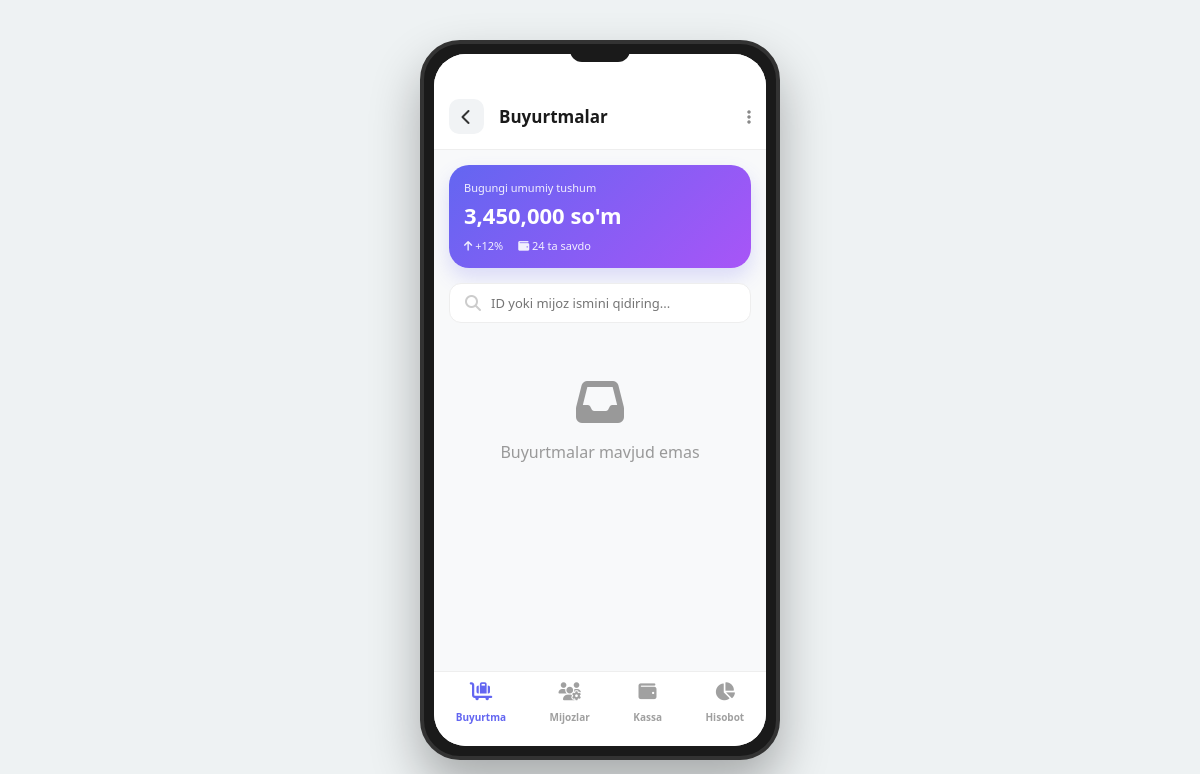
The app's page /buyurtma_admin/, older data.
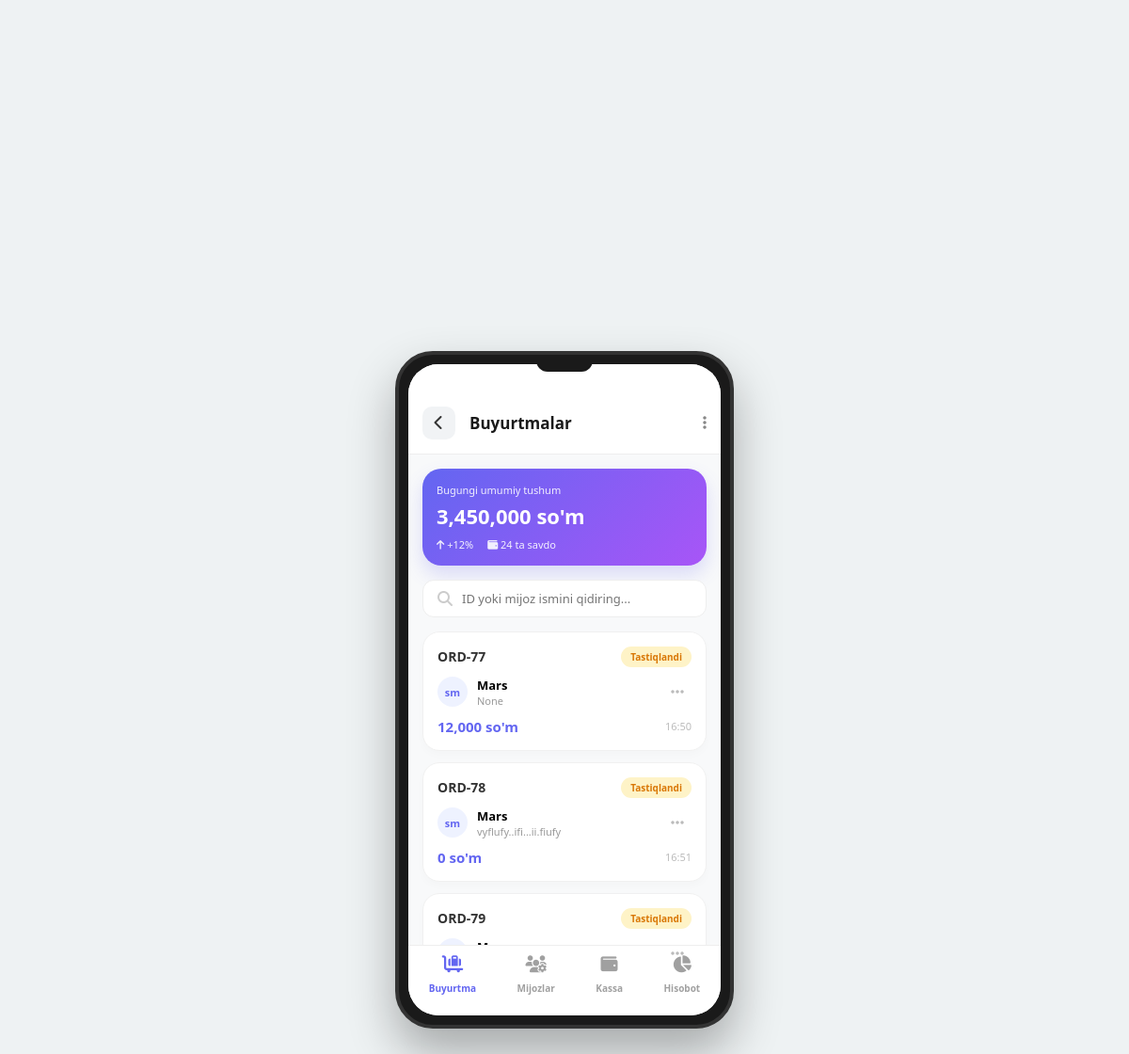
The same page, newer data.
### app/models.py (models this page shows, shortened)
class BaseCreatedModel(models.Model):
    created_at = models.DateTimeField(auto_now_add=True)
    updated_at = models.DateTimeField(auto_now=True)
    class Meta:
        abstract = True

class Order(BaseCreatedModel):
    class OrderStatusChoice(models.TextChoices):
        PENDING = 'Kutilmoqda', 'Kutilmoqda'          # Buyurtma tushdi, lekin hali ko'rilmadi
        CONFIRMED = 'Tasdiqlandi', 'Tasdiqlandi'     # Admin buyurtmani ko'rib, tasdiqladi
        PROCESSING = 'Tayyorlanmoqda', 'Tayyorlanmoqda' # Omborxonada qadoqlanmoqda
        SHIPPED = 'Yo‘lga chiqdi', 'Yo‘lga chiqdi'       # Kuryerga berildi yoki pochta yo'lida
        DELIVERED = 'Yetkazildi', 'Yetkazildi'      # Mijoz mahsulotni qabul qilib oldi
        CANCELLED = 'Bekor qilindi', 'Bekor qilindi'   # Mijoz yoki admin tomonidan bekor qilindi
        RETURNED = 'Qaytarildi', 'Qaytarildi'
    class PaymentMethodChoice(models.TextChoices):
        CASH = 'cash', 'Naqd pul'
        CARD = 'card', 'Plastik karta (Terminal)'
        CLICK = 'click', 'Click'
        PAYME = 'payme', 'Payme'
        UZUM = 'uzum', 'Uzum Bank'
    user = models.ForeignKey(Users, on_delete=models.CASCADE, related_name='orders')
    phone = models.CharField(max_length=20, blank=True, null=True)
    address = models.TextField(verbose_name="Zakar borishi kk bo'lgan manzil", blank=True, null=True)
    description = models.CharField(max_length=500, blank=True, null=True)
    is_status = models.CharField(
        max_length=30,
        choices=OrderStatusChoice.choices,
        default=OrderStatusChoice.PENDING
    )
    payment_method = models.CharField(
        max_length=20,
        choices=PaymentMethodChoice.choices,
        default=PaymentMethodChoice.CASH,
        verbose_name="To'lov usuli"
    )
    @property
    def total_order_price(self):
        return sum(item.item_total_price for item in self.items.all())

class Users(AbstractUser):
    class UserTypes(models.TextChoices):
        Admin = 'Admin', 'Admin'
        CLENT = 'Clent', 'Mijoz'
    avatar = models.ImageField(upload_to='avatar/', blank=True, null=True)
    user_type = models.CharField(max_length=500, choices=UserTypes.choices, default=UserTypes.CLENT)
    phone = models.CharField(max_length=50, blank=True, null=True)

class OrderItem(BaseCreatedModel):
    order = models.ForeignKey(Order, on_delete=models.CASCADE, related_name='items')
    product = models.ForeignKey(UzumProduct, on_delete=models.SET_NULL, related_name="order_items", null=True)
    price = models.BigIntegerField(help_text="Sotib olingan vaqtdagi narxi", editable=False)
    count = models.IntegerField(validators=[MinValueValidator(1)])
    @property
    def item_total_price(self):
        return self.price * self.count

### app/admin_viuw.py (the view)
# urls.py: path('buyurtma_admin/', buyurtma_admin, name='buyurtma_admin'),
def buyurtma_admin(request):
    order = Order.objects.all().order_by('created_at')
    return render(request, 'admin/buyurtma.html', {'orders': order})

### app/context_processors.py (called while the page is built)
def cart_item_count(request):
    count = 0
    if request.user.is_authenticated:
        count = ShopingModel.objects.filter(user=request.user).count()
    return {'cart_item_count': count}

### templates/admin/buyurtma.html (shortened to what this page needs)
{% load humanize %}
<!DOCTYPE html>
<html lang="uz">
<head>
  <link rel="stylesheet" href="https://cdnjs.cloudflare.com/ajax/libs/font-awesome/6.4.0/css/all.min.css" />
</head>
<body>
  <div class="phone">
    <div class="notch"></div>
    <div class="screen">
      <header class="header">
        <a href="{% url 'admin_home' %}" class="back-btn">
          <i class="fa-solid fa-chevron-left"></i>
        </a>
        <div class="header-title">Buyurtmalar</div>
        <i class="fa-solid fa-ellipsis-vertical" style="color: #888;"></i>
      </header>
      <div class="kassa-preview">
        <div>Bugungi umumiy tushum</div>
        <h2><span class="count-money" data-target="3450000">0</span> so'm</h2>
        <div style="margin-top: 8px; display: flex; gap: 15px;">
          <span><i class="fa-solid fa-arrow-up"></i> +<span class="count-percent" data-target="12">0</span>%</span>
          <span><i class="fa-solid fa-wallet"></i> <span class="count-simple" data-target="24">0</span> ta savdo</span>
        </div>
      </div>
      <div class="search-bar">
        <i class="fa-solid fa-magnifying-glass" style="color: #ccc;"></i>
        <input type="text" placeholder="ID yoki mijoz ismini qidiring...">
      </div>
      <div class="content">
        {% if orders %}
          {% for order in orders %}
            <a href="{% url 'buyurma_details' order.id %}" class="order-link">
              <div class="order-card">
                <div class="card-header">
                  <span class="order-id">ORD-{{ order.id }}</span>
                  <span class="status-pill">Tastiqlandi</span>
                </div>
                <div class="client-info">
                  <div class="avatar" style="background: #eef2ff; color: #6366f1;">sm</div>
                  <div>
                    <div style="font-size: 13px; font-weight: 700;">{{ order.user.username |capfirst }}</div>
                    <div style="font-size: 11px; color: #999;">{{ order.address }}</div>
                  </div>
                  <div class="more-options" style="margin-left: auto;" onclick="event.preventDefault(); event.stopPropagation(); toggleSheet()">
                     <i class="fa-solid fa-ellipsis"></i>
                  </div>
                </div>
                <div style="display: flex; justify-content: space-between; align-items: center; margin-top: 10px;">
                  <div class="price-tag">{{ order.total_order_price | intcomma}} so'm</div>
                  <div style="font-size: 11px; color: #bbb;">{{ order.created_at|date:"H:i" }}</div>
                </div>
              </div>
            </a>
          {% endfor %}
        {% else %}
          <div style="text-align: center; padding: 40px 20px; color: #999;">
            <i class="fa-solid fa-inbox" style="font-size: 48px; margin-bottom: 15px; display: block;"></i>
            <p>Buyurtmalar mavjud emas</p>
          </div>
        {% endif %}
      </div>
      <nav class="navbar">
        <a href="{% url 'buyurtma_admin' %}" class="nav-item active"><i class="fa-solid fa-cart-flatbed-suitcase"></i><span>Buyurtma</span></a>
        <a href="{% url 'mijozlar' %}" class="nav-item"><i class="fa-solid fa-users-gear"></i><span>Mijozlar</span></a>
        <a href="{% url 'kassa' %}" class="nav-item"><i class="fa-solid fa-wallet"></i><span>Kassa</span></a>
        <a href="{% url 'hisobothtml' %}" class="nav-item"><i class="fa-solid fa-chart-pie"></i><span>Hisobot</span></a>
      </nav>
    </div>
  </div>
</body>
</html>

### templates/admin/buyurtma.html (style rules this page uses)
* { margin: 0; padding: 0; box-sizing: border-box; font-family: 'Segoe UI', sans-serif; }
body { background: #eef2f3; display: flex; justify-content: center; align-items: center; min-height: 100vh; }
.phone { width: 360px; height: 720px; background: #1a1a1a; border-radius: 40px; padding: 10px; box-shadow: 0 25px 50px rgba(0,0,0,0.3); position: relative; border: 4px solid #333; }
.screen { width: 100%; height: 100%; background: #f8f9fa; border-radius: 32px; overflow: hidden; position: relative; display: flex; flex-direction: column; }
.notch { width: 60px; height: 18px; background: #1a1a1a; position: absolute; top: 0; left: 50%; transform: translateX(-50%); border-bottom-left-radius: 12px; border-bottom-right-radius: 12px; z-index: 110; }
.header { padding: 45px 15px 15px; background: #fff; border-bottom: 1px solid #eee; display: flex; align-items: center; justify-content: space-between; }
.back-btn { width: 35px; height: 35px; display: flex; align-items: center; justify-content: center; background: #f1f3f5; border-radius: 10px; cursor: pointer; color: #333; text-decoration: none; }
.header-title { font-size: 17px; font-weight: 700; color: #1a1a1a; flex: 1; margin-left: 15px; }
.kassa-preview { margin: 15px; background: linear-gradient(135deg, #6366f1, #a855f7); padding: 15px; border-radius: 20px; color: #fff; box-shadow: 0 10px 20px rgba(99, 102, 241, 0.2); animation: slideDown 0.6s ease-out; }
.kassa-preview div { font-size: 11px; opacity: 0.9; }
.kassa-preview h2 { font-size: 22px; margin-top: 5px; font-weight: 800; }
.search-bar { margin: 0 15px 15px; background: #fff; padding: 10px 15px; border-radius: 12px; display: flex; align-items: center; gap: 10px; border: 1px solid #eee; }
.search-bar input { border: none; outline: none; font-size: 13px; width: 100%; }
.content { flex: 1; overflow-y: auto; padding: 0 15px 100px; }
.order-link { text-decoration: none; color: inherit; display: block; }
.order-card { background: #fff; border-radius: 18px; padding: 15px; margin-bottom: 12px; box-shadow: 0 4px 10px rgba(0,0,0,0.02); border: 1px solid #f0f0f0; animation: fadeIn 0.8s ease; transition: background 0.2s; }
.card-header { display: flex; justify-content: space-between; align-items: center; margin-bottom: 10px; }
.order-id { font-weight: 700; color: #333; font-size: 14px; }
.status-pill { font-size: 10px; padding: 4px 10px; border-radius: 20px; font-weight: 700; background: #fef3c7; color: #d97706; }
.client-info { display: flex; align-items: center; gap: 10px; margin: 10px 0; }
.avatar { width: 32px; height: 32px; border-radius: 50%; background: #eee; display: flex; align-items: center; justify-content: center; font-size: 11px; font-weight: bold; }
.price-tag { font-weight: 800; color: #6366f1; font-size: 15px; }
.more-options { width: 30px; height: 30px; display: flex; align-items: center; justify-content: center; cursor: pointer; color: #bbb; border-radius: 50%; z-index: 5; }
.navbar { position: absolute; bottom: 0; width: 100%; height: 75px; background: #fff; display: flex; justify-content: space-around; align-items: center; border-top: 1px solid #eee; padding-bottom: 10px; }
.nav-item { text-decoration: none; color: #a0a0a0; text-align: center; }
.nav-item.active { color: #6366f1; }
.nav-item i { font-size: 18px; margin-bottom: 4px; display: block; }
.nav-item span { font-size: 10px; font-weight: 600; }

Row changes from the older to the newer data that the page shows:
added Order: id "77", user.username "Mars", address "None", total_order_price "12,000", created_at "16:50"
added Order: id "78", user.username "Mars", address "vyflufy..ifi...ii.fiufy", total_order_price "0", created_at "16:51"
added Order: id "79"
Text that changed along with them:
text no longer shown: "Buyurtmalar mavjud emas"
